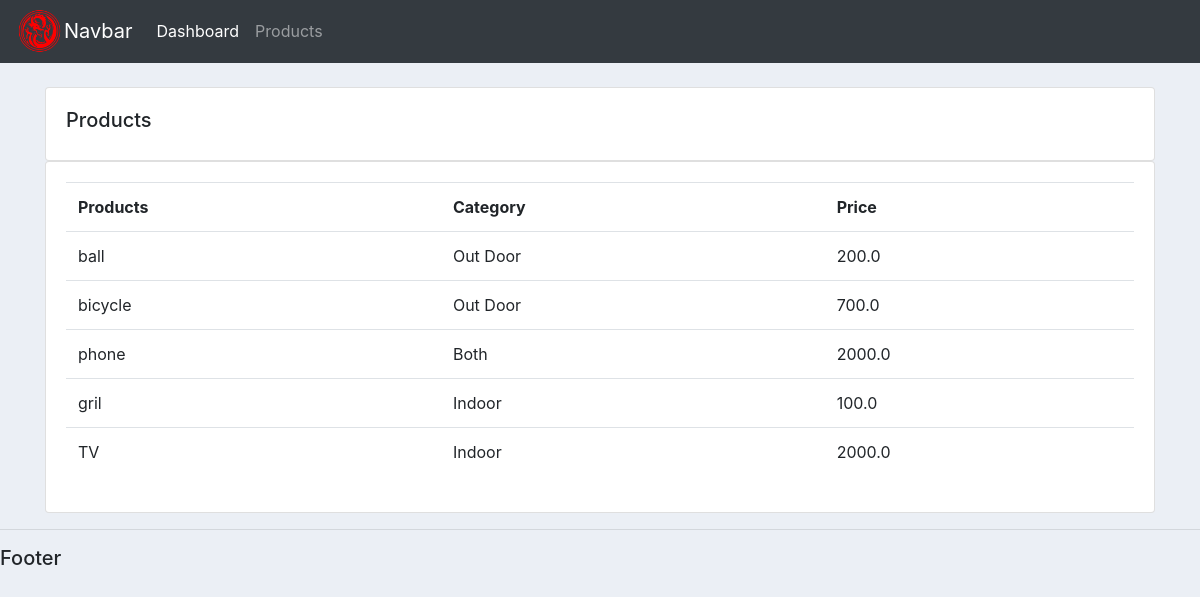
Screenshot of /products/ with the database file from the repository.
### accounts/models.py (models this page shows, shortened)
class Products(models.Model):
    CATEGORY = (
        ('Indoor', 'Indoor'),
        ('Out Door', 'Out Door'),
        ('Both', 'Both')
    )
    name = models.CharField(max_length=200, null=True)
    price = models.FloatField(null=True)
    category = models.CharField(max_length=200, null=True, choices=CATEGORY)
    description = models.CharField(max_length=200, null=True)
    date_created = models.DateTimeField(auto_now_add=True, null=True)
    tags = models.ManyToManyField(Tag)

### accounts/views.py (the view)
# urls.py: path('products/', products, name='products'),
def products(request):
    products = Products.objects.all()
    return render(request, 'accounts/products.html', {'products': products})

### accounts/templates/accounts/products.html
{% extends 'accounts/base.html' %}
{% block content %}
    <br>
    <div class="row">
        <div class="col-md">
            <div class="card card-body">
                <h5>Products</h5>
            </div>
            <div class="card card-body">
                <table class="table">
                    <tr>
                        <th>Products</th>
                        <th>Category</th>
                        <th>Price</th>
                    </tr>
                    {% for product in products %}
                        <tr>
                            <td>{{ product.name }}</td>
                            <td>{{ product.category }}</td>
                            <td>{{ product.price }}</td>
                        </tr>
                    {% endfor %}
                </table>
            </div>
        </div>
    </div>
{% endblock %}

### static/css/main.css (style rules this page uses)
body { background-color: #ebeff5; }

### rows the page displays
Products: name "ball", category "Out Door", price "200.0"
Products: name "bicycle", category "Out Door", price "700.0"
Products: name "phone", category "Both", price "2000.0"
Products: name "gril", category "Indoor", price "100.0"
Products: name "TV", category "Indoor", price "2000.0"
